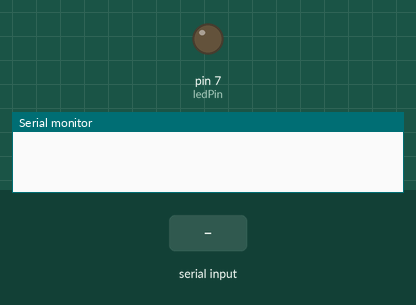
Simulated run of this sketch. Board: Arduino Uno, built with avr-gcc and run on an emulated ATmega328P. On the bench: output pins drawn as LEDs (lit = HIGH), the last lines printed to the serial monitor. The inputs (shaded band) are chosen by the test bench.

Above: at 1.2 s.
1.3 s: "1" received over Serial
At 2.3 s:
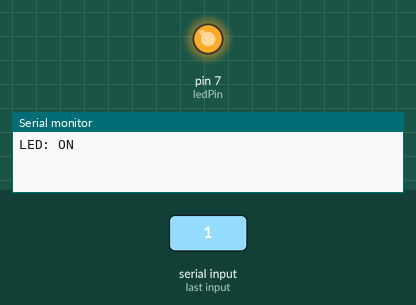
2.8 s: "0" received over Serial
At 3.4 s:
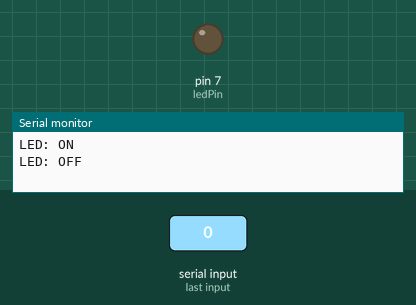
Timing chart, 0 to 5.8 s (numbered marks = the images above; inputs shaded):
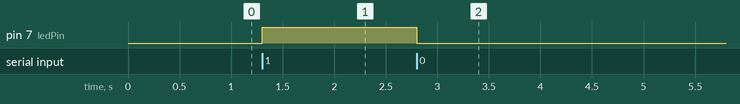

The sketch:

10th-draft-reading-test.ino
```cpp
#define ledPin 7
int state = 0;

void setup() {
  // put your setup code here, to run once:
  pinMode(ledPin, OUTPUT);
digitalWrite(ledPin, LOW);
Serial.begin(9600);
}

void loop() {
  // put your main code here, to run repeatedly:
  if(Serial.available() > 0){
    state = Serial.read();
  }
  if (state == '0') {
    digitalWrite(ledPin, LOW);
    Serial.println("LED: OFF");
    state = 0;
  }
  else if (state == '1') {
    digitalWrite(ledPin, HIGH);
    Serial.println("LED: ON");
    state = 0;
  }
}
```

Measured:
- after the input at 1.3 s, pin 7 (ledPin): LOW → HIGH at once
- after the input at 2.8 s, pin 7 (ledPin): HIGH → LOW at once
